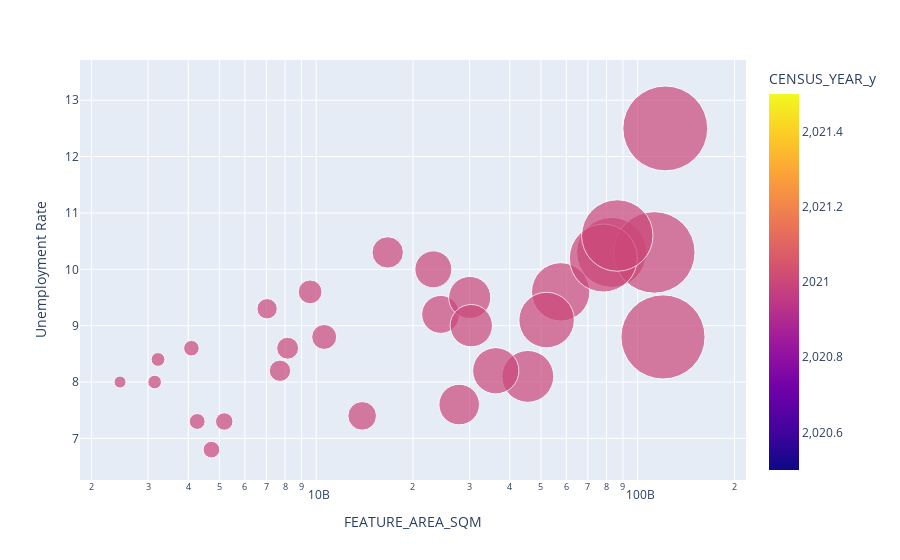

Here is the notebook cell this chart was saved with:
### Code cell
fig = px.scatter(geo_df, x="FEATURE_AREA_SQM", y="Unemployment Rate",
                 size="FEATURE_AREA_SQM", color="CENSUS_YEAR_y", hover_name="CENSUS_DIVISION_ID",
                 log_x=True, size_max=60)
fig.show()
